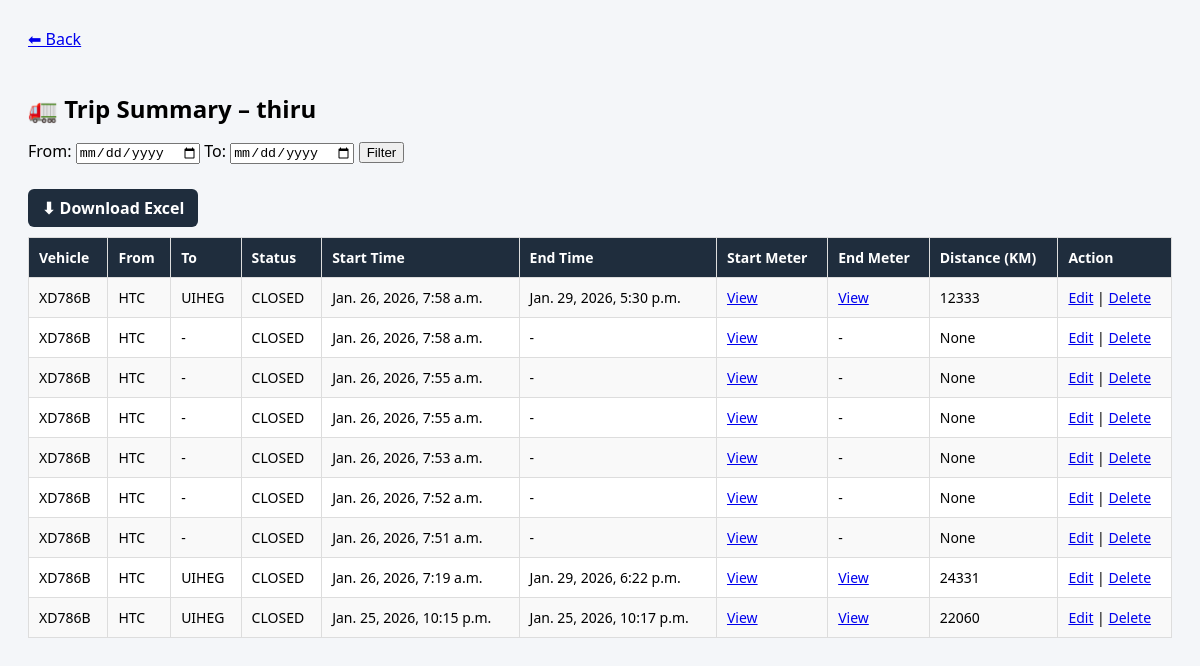
Screenshot of /trips/driver/2/summary/ (signed in) with the database file from the repository.
### accounts/models.py (models this page shows, shortened)
class DriverProfile(models.Model):
    user = models.OneToOneField(User, on_delete=models.CASCADE)
    phone = models.CharField(max_length=15, blank=True, null=True)
    license_no = models.CharField(max_length=30, blank=True, null=True)
    vehicle = models.ForeignKey(
        Vehicle,
        on_delete=models.SET_NULL,
        null=True,
        blank=True
    )
    is_active = models.BooleanField(default=True)  # ✅ FIX
    created_at = models.DateTimeField(auto_now_add=True)

### trips/models.py (models this page shows)
class Trip(models.Model):
    STATUS_CHOICES = (
        ("OPEN", "Open"),
        ("CLOSED", "Closed"),
    )
    class Meta:
        constraints = [
            models.UniqueConstraint(
                fields=["driver"],
                condition=models.Q(status="OPEN"),
                name="only_one_open_trip_per_driver"
            )
        ]
    driver = models.ForeignKey(User, on_delete=models.CASCADE)
    vehicle = models.ForeignKey(Vehicle, on_delete=models.CASCADE)
    company = models.CharField(
    max_length=255,
    null=True,
    blank=True
    )
    start_location = models.CharField(max_length=255)
    start_meter_reading = models.PositiveIntegerField(null=True, blank=True)
    end_meter_reading = models.PositiveIntegerField(null=True, blank=True)
    start_meter_image = models.ImageField(upload_to="meter/", null=True, blank=True)
    end_location = models.CharField(max_length=255, null=True, blank=True)
    end_meter_image = models.ImageField(upload_to="meter/", null=True, blank=True)
    ticket_no = models.CharField(max_length=100, null=True, blank=True)
    material = models.CharField(max_length=100, null=True, blank=True)
    net_weight = models.DecimalField(max_digits=10, decimal_places=2, null=True, blank=True)
    drop_count = models.PositiveIntegerField(null=True, blank=True)
    salary = models.DecimalField(max_digits=10, decimal_places=2, null=True, blank=True)
    start_time = models.DateTimeField(auto_now_add=True)
    end_time = models.DateTimeField(null=True, blank=True)
    status = models.CharField(max_length=10, choices=STATUS_CHOICES, default="OPEN")
    @property
    def distance_km(self):
        if self.start_meter_reading is not None and self.end_meter_reading is not None:
            return self.end_meter_reading - self.start_meter_reading
        return None

### vehicles/models.py (models this page shows, shortened)
class Vehicle(models.Model):
    vehicle_number = models.CharField(max_length=20, unique=True)

### trips/views.py (the view)
@login_required
@user_passes_test(lambda u: u.is_staff)
def admin_driver_trip_summary(request, driver_id):
    driver = get_object_or_404(DriverProfile, id=driver_id)
    trips = Trip.objects.filter(
        driver=driver.user
    ).select_related("vehicle").order_by("-start_time")
    start_date, end_date = get_date_range(request)
    if start_date and end_date:
        trips = trips.filter(start_time__date__range=[start_date, end_date])
    return render(request, "accounts/driver_trip_summary.html", {
    "driver": driver,
    "trips": trips,
    "start_date": start_date,
    "end_date": end_date,
})

### accounts/context_processors.py (called while the page is built)
def admin_notifications(request):
    if request.user.is_authenticated and request.user.is_staff:
        notifications = Notification.objects.filter(
            recipient=request.user,
            is_read=False
        )[:100]
        return {
            "notifications": notifications,
            "notification_count": notifications.count()
        }
    return {}

### trips/views.py (called while the page is built, shortened)
def get_date_range(request):
    start_date = request.GET.get("start_date")
    end_date = request.GET.get("end_date")
    return None, None

### templates/accounts/driver_trip_summary.html (shortened to what this page needs)
<a href="{% url 'driver_list' %}">⬅ Back </a>
<h2>
  🚛 Trip Summary – {{ driver.user.username }}
  </h2>
<form method="get" style="margin-bottom: 15px;">
    <label>From:</label>
    <input type="date" name="start_date" value="{{ start_date|date:'Y-m-d' }}">
    <label>To:</label>
    <input type="date" name="end_date" value="{{ end_date|date:'Y-m-d' }}">
    <button type="submit">Filter</button>
</form>
<head>
</head>
<a
  href="{% url 'trips:download_driver_trip_excel' driver.id %}?start_date={{ start_date|date:'Y-m-d' }}&end_date={{ end_date|date:'Y-m-d' }}"
  style="
    display:inline-block;
    margin:10px 0;
    padding:8px 14px;
    background:#1f2d3d;
    color:white;
    text-decoration:none;
    border-radius:6px;
    font-weight:600;
  "
>
⬇ Download Excel
</a>
<table border="1">
  <tr>
    <th>Vehicle</th>
    <th>From</th>
    <th>To</th>
    <th>Status</th>
    <th>Start Time</th>
    <th>End Time</th>
    <th>Start Meter</th>
    <th>End Meter</th>
    <th>Distance (KM)</th>
    <th>Action</th>
  </tr>
  {% for trip in trips %}
  <tr>
    <td>{{ trip.vehicle.vehicle_number }}</td>
    <td>{{ trip.start_location }}</td>
    <td>{{ trip.end_location|default:"-" }}</td>
    <td>{{ trip.status }}</td>
    <td>{{ trip.start_time }}</td>
    <td>{{ trip.end_time|default:"-" }}</td>
    <td>
      {% if trip.start_meter_image %}
        <a href="{{ trip.start_meter_image.url }}" target="_blank">View</a>
      {% else %}
        -
      {% endif %}
</td>
    <td>
      {% if trip.end_meter_image %}
        <a href="{{ trip.end_meter_image.url }}">View</a>
      {% else %}
        -
      {% endif %}
    </td>
    <td>{{ trip.distance_km }}</td>
    <td>
      <a href="{% url 'trips:edit_trip' trip.id %}">Edit</a> |
      <a href="{% url 'trips:delete_trip' trip.id %}"
      onclick="return confirm('Are you sure you want to delete this trip?');">
      Delete
    </a>
    </td>
 </tr>
  {% empty %}
  <tr>
    <td colspan="8">No trips found</td>
  </tr>
  {% endfor %}
</table>

### templates/accounts/driver_trip_summary.html (style rules this page uses)
h2 { margin-bottom: 15px; }
table { width: 100%; border-collapse: collapse; background: white; }
th, td { padding: 10px; border: 1px solid #ddd; font-size: 14px; text-align: left; }
th { background: #1f2d3d; color: white; }
tr:nth-child(even) { background: #f9f9f9; }

### rows the page displays
DriverProfile: user.username "thiru"
Trip: vehicle.vehicle_number "XD786B", start_location "HTC", end_location "UIHEG", status "CLOSED", start_time "Jan. 26, 2026, 7:58 a.m.", end_time "Jan. 29, 2026, 5:30 p.m.", distance_km "12333"
Trip: vehicle.vehicle_number "XD786B", start_location "HTC", end_location "-", status "CLOSED", start_time "Jan. 26, 2026, 7:58 a.m.", end_time "-", distance_km "None"
Trip: vehicle.vehicle_number "XD786B", start_location "HTC", end_location "-", status "CLOSED", start_time "Jan. 26, 2026, 7:55 a.m.", end_time "-", distance_km "None"
Trip: vehicle.vehicle_number "XD786B", start_location "HTC", end_location "-", status "CLOSED", start_time "Jan. 26, 2026, 7:55 a.m.", end_time "-", distance_km "None"
Trip: vehicle.vehicle_number "XD786B", start_location "HTC", end_location "-", status "CLOSED", start_time "Jan. 26, 2026, 7:53 a.m.", end_time "-", distance_km "None"
Trip: vehicle.vehicle_number "XD786B", start_location "HTC", end_location "-", status "CLOSED", start_time "Jan. 26, 2026, 7:52 a.m.", end_time "-", distance_km "None"
Trip: vehicle.vehicle_number "XD786B", start_location "HTC", end_location "-", status "CLOSED", start_time "Jan. 26, 2026, 7:51 a.m.", end_time "-", distance_km "None"
Trip: vehicle.vehicle_number "XD786B", start_location "HTC", end_location "UIHEG", status "CLOSED", start_time "Jan. 26, 2026, 7:19 a.m.", end_time "Jan. 29, 2026, 6:22 p.m.", distance_km "24331"
Trip: vehicle.vehicle_number "XD786B", start_location "HTC", end_location "UIHEG", status "CLOSED", start_time "Jan. 25, 2026, 10:15 p.m.", end_time "Jan. 25, 2026, 10:17 p.m.", distance_km "22060"
